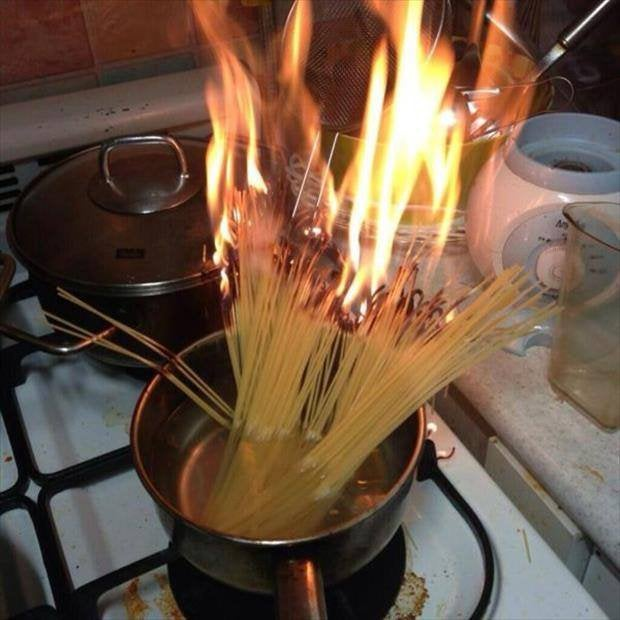
#> input picture MemeGifs - 03/Meme_01.jpg, 620 x 620 px
$ python Maak_meme.py   (older library calls are emulated)
#> lines starting #> are read from the running program, lines starting #| are printed output that depends on the picture
from PIL import Image, ImageDraw
from PIL import Image, ImageFont

achtergrond = Image.open("Meme_01.jpg")
#> achtergrond is the input picture: PIL image 620x620 RGB; mean R, G, B 111.3, 86.8, 68.3
breedte = achtergrond.width
#> breedte = 620
hoogte = achtergrond.height
#> hoogte = 620
lettertype = ImageFont.truetype("impact.ttf", 40)

breedte = str(achtergrond.width)
#> breedte = '620'
hoogte = str(achtergrond.height)
#> hoogte = '620'


# Vraag aan de ImageDraw module om een tekengebied te maken op de achtergrond afbeelding
tekengebied = ImageDraw.Draw(achtergrond)

# Tekst schrijven
tekst = "Running my first Python code like \nNo problem..."
# Bereken de breedte en hoogte van de tekst
tekst_breedte, tekst_hoogte = tekengebied.textsize(tekst, font=lettertype)
#> tekst_breedte = 685; tekst_hoogte = 88
print("tekstbreedte=" + str(tekst_breedte) + ", tekst_hoogte=" + str(tekst_hoogte))
#| tekstbreedte=685, tekst_hoogte=88

tekst_x = (620 - tekst_breedte) / 2
#> tekst_x = -32.5
tekst_y = (1020 - tekst_hoogte) / 2
#> tekst_y = 466

# De nieuw berekende tekst_x en tekst_y gebruiken
tekengebied.multiline_text((tekst_x, tekst_y), tekst, font=lettertype, fill=(0,0,0))

tekengebied.multiline_text((tekst_x-2, tekst_y-2), tekst, font=lettertype, fill=(255,255,255))


# Het resultaat tonen
achtergrond.show()
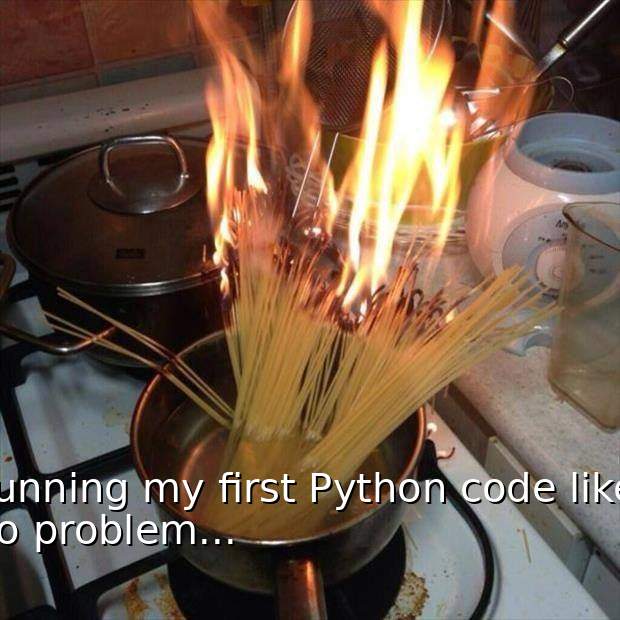
#> shown: PIL image 620x620 RGB; mean R, G, B 113.1, 88.9, 70.7

# breedte en hoogte door twee delen (en afronden naar beneden)


achtergrond.save('Meme_met_text.jpg')
